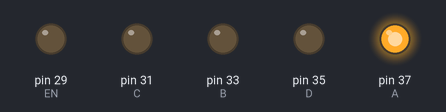
A program run on a simulated Raspberry Pi (header pin numbers). Shown: output pins drawn as LEDs (lit = HIGH). The clock reads 2024-03-15 10:24:30 at power-on unless the program sets it.

Above: at 0.1 s.
At 3.6 s:
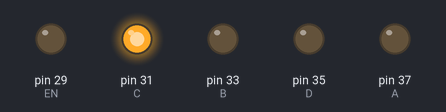
At 7.6 s:
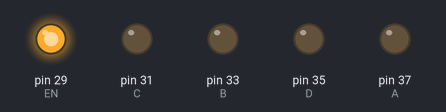
At 16.1 s:
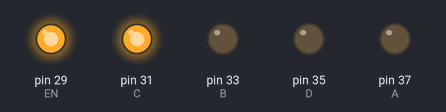
At 25.1 s:
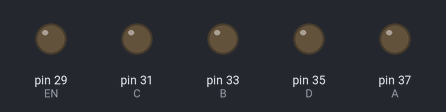
At 34.1 s:
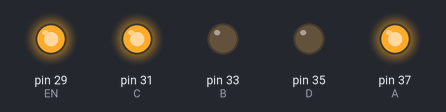
Timing chart, 0 to 40.0 s (numbered marks = the images above):
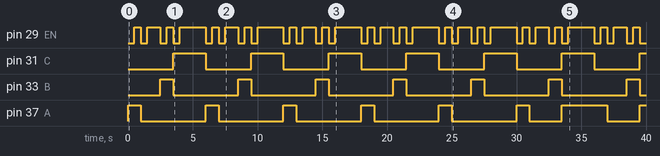

Measured:
- by itself, pin 29 (EN): repeats every 6.0 s: LOW 0.50 s, HIGH 1.0 s, LOW 0.50 s, HIGH 0.50 s, LOW 0.50 s, HIGH 2.0 s, LOW 0.50 s, HIGH 0.50 s
- by itself, pin 31 (C): alternates HIGH for 2.5 s and LOW for 3.5 s
- by itself, pin 33 (B): alternates HIGH for 1.0 s and LOW for 5.0 s
- by itself, pin 37 (A): goes 5 × (HIGH 1.0 s, LOW 5.0 s), HIGH 1.0 s, LOW 2.5 s, HIGH 3.5 s, LOW 2.5 s, then HIGH

The program:

Raspberry-Nixie-Shield-Nixie-Clock.py
```python
'''
Raspberry Nixie Shield - Nixie Clock
This example shows how to display time on the nixie tube using Nixie Shield with the Raspberry Pi
Nixie Shield uses five digital outputs to drive nixie tube
Pin 29 as on/off (EN) line, 31, 33, 35, 37 as an address (A, B, C, D) of nixie tube digit/cathode
This example code is in the public domain
https://www.nixietester.com
'''
import time                   # Import time module
import RPi.GPIO as GPIO       # Import RPi.GPIO module as just GPIO

GPIO.setmode(GPIO.BOARD)      # Declare the type of GPIO numbering system
GPIO.setwarnings(False)       # Disable warnings

# Pin definitions / Nixie tube digit address:
EN = 29                       # On/Off Nixie tube
A = 37
B = 33
C = 31
D = 35

# Pin assignments: 35, 31, 33, 37
address = [D, C, B, A]

# Pattern table for 10 digits
digit = [(0, 0, 0, 0), # '0'
         (0, 0, 0, 1), # '1'
         (0, 0, 1, 0), # '2'
         (0, 0, 1, 1), # '3'
         (0, 1, 0, 0), # '4'
         (0, 1, 0, 1), # '5'
         (0, 1, 1, 0), # '6'
         (0, 1, 1, 1), # '7'
         (1, 0, 0, 0), # '8'
         (1, 0, 0, 1)] # '9'

#Setup pins as an outputs, initially low
GPIO.setup(EN,GPIO.OUT, initial=0)
GPIO.setup(address, GPIO.OUT, initial=0)

while True:
    # Get current local time
    nixietime = time.strftime("%H%M")

    # Display each digit in local time string
    for d in range(4):
        # Lookup each digit in time string and output corresponding pattern
        GPIO.output(address, digit[int(nixietime[d])])
        GPIO.output(EN,GPIO.LOW)  # Turn on the Nixie tube
        time.sleep(0.500)
        GPIO.output(EN,GPIO.HIGH) # Turn off the Nixie tube

        if d == 1:
            time.sleep(1)         # Wait longer between displaying hours and minutes
        else:
            time.sleep(0.500)

    time.sleep(1.500)             # Wait and repeate

GPIO.cleanup()
```
